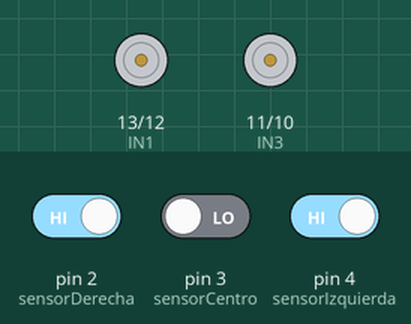
This sketch was run on a simulated Arduino Uno, built with avr-gcc and run on an emulated ATmega328P. Parts: motor-driver pin pairs drawn as motors (green arrow = first pin HIGH = forward, orange = second pin HIGH = backward, longer = more drive, scaled by the enable pin). The inputs (shaded band) are chosen by the test bench; at power-on: pin 2 (sensorDerecha) HIGH, pin 4 (sensorIzquierda) HIGH, pin 3 (sensorCentro) LOW.

Above: at 1.2 s.
1.3 s: pin 2 (sensorDerecha) driven LOW
At 1.9 s:
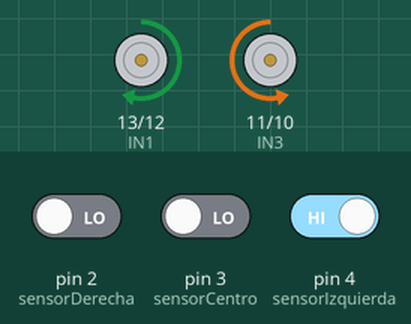
2.8 s: pin 2 (sensorDerecha) driven HIGH and pin 4 (sensorIzquierda) driven LOW
At 3.1 s:
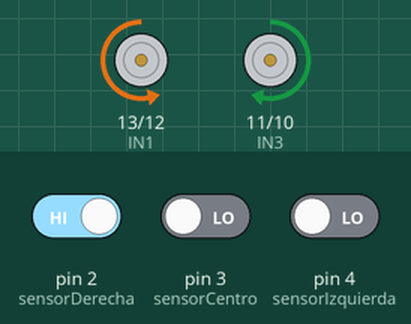
4.3 s: pin 2 (sensorDerecha) driven LOW and pin 3 (sensorCentro) driven HIGH
At 5.4 s:
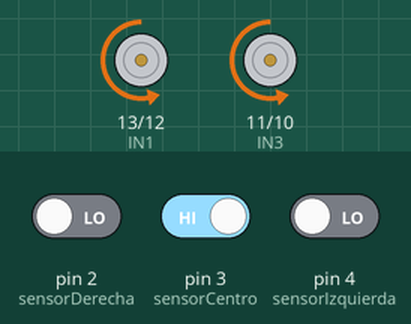
Timing chart, 0 to 7.3 s (numbered marks = the images above; inputs shaded):
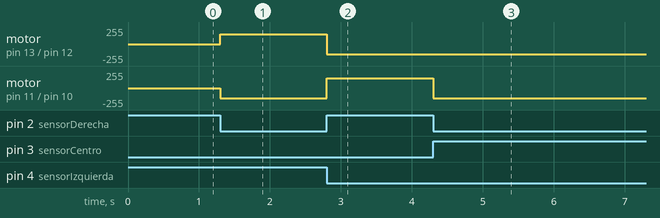

The sketch:

Robot_siguelineas_v1.ino
```cpp
// Motor A --> IZQUIERDO
const int ENA = 6;
const int IN1 = 13;
const int IN2 = 12;

// Motor B --> DERECHO
const int ENB = 5;
const int IN3 = 11;
const int IN4 = 10;

const int sensorDerecha = 2;
const int sensorCentro = 3;
const int sensorIzquierda = 4;

int velocidad = 150;

void setup()
{
  Serial.begin(9600) ;
  pinMode (ENA, OUTPUT);
  pinMode (ENB, OUTPUT);
  pinMode (IN1, OUTPUT);
  pinMode (IN2, OUTPUT);
  pinMode (IN3, OUTPUT);
  pinMode (IN4, OUTPUT);

  pinMode(sensorCentro, INPUT);
  pinMode(sensorDerecha, INPUT);
  pinMode(sensorIzquierda, INPUT);
}

void loop() {
  int valorDerecha = 0;
  int valorCentro = 0;
  int valorIzquierda = 0;
  valorDerecha = digitalRead(sensorDerecha);
  valorCentro = digitalRead(sensorCentro);
  valorIzquierda = digitalRead(sensorIzquierda);

  if (valorCentro == HIGH && valorDerecha == LOW && valorIzquierda == LOW)
  {
    Adelante();
  }

  if (valorCentro == LOW && valorDerecha == HIGH && valorIzquierda == LOW)
  {
    Derecha();
  }

  if (valorCentro == LOW && valorDerecha == LOW && valorIzquierda == HIGH)
  {
    Izquierda();
  }
  /*
    if (valorCentro == LOW && valorDerecha == LOW && valorIzquierda == LOW) {
      Parar();
    }*/

}

void Adelante() {
  // Direccion motor A
  digitalWrite (IN1, LOW);
  digitalWrite (IN2, HIGH);
  analogWrite (ENA, velocidad); // Velocidad motor A
  // Direccion motor B
  digitalWrite (IN3, LOW);
  digitalWrite (IN4, HIGH);
  analogWrite (ENB, velocidad); // Velocidad motor B
}

void Derecha() {
  // Direccion motor A
  digitalWrite (IN1, LOW);
  digitalWrite (IN2, HIGH);
  analogWrite (ENA, velocidad); // Velocidad motor A
  // Direccion motor B
  digitalWrite (IN3, HIGH);
  digitalWrite (IN4, LOW);
  analogWrite (ENB, velocidad); // Velocidad motor B
}

void Izquierda() {
  // Direccion motor A
  digitalWrite (IN1, HIGH);
  digitalWrite (IN2, LOW);
  analogWrite (ENA, velocidad); // Velocidad motor A
  // Direccion motor B
  digitalWrite (IN3, LOW);
  digitalWrite (IN4, HIGH);
  analogWrite (ENB, velocidad); // Velocidad motor B
}

void Parar() {
  // Direccion motor A
  digitalWrite (IN1, LOW);
  digitalWrite (IN2, LOW);
  analogWrite (ENA, 0); // Velocidad motor A
  // Direccion motor B
  digitalWrite (IN3, LOW);
  digitalWrite (IN4, LOW);
  analogWrite (ENB, 0); // Velocidad motor B
}
```

Measured:
- after the input at 1.3 s, motor on pin 13 (IN1) / pin 12 (IN2): stopped → forward 150/255 at once; motor on pin 11 (IN3) / pin 10 (IN4): stopped → backward 150/255 at once
- after the input at 2.8 s, motor on pin 13 (IN1) / pin 12 (IN2): forward 150/255 → backward 150/255 at once; motor on pin 11 (IN3) / pin 10 (IN4): backward 150/255 → forward 150/255 at once
- after the input at 4.3 s, motor on pin 11 (IN3) / pin 10 (IN4): forward 150/255 → backward 150/255 at once
